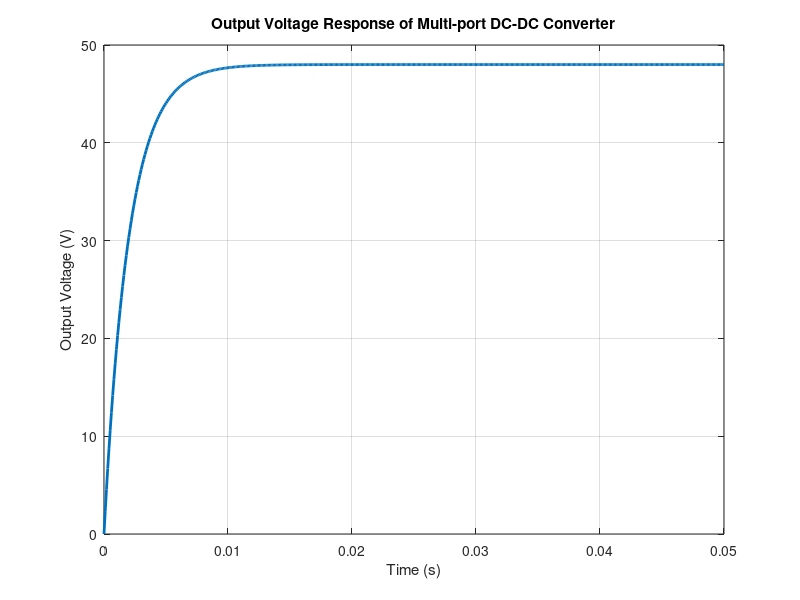

MATLAB code for this plot:
clc;
clear;
close all;

% Multi-port DC-DC Converter Parameters

Vin_solar = 24;      % Solar source voltage
Vin_battery = 12;    % Battery voltage
R_load = 10;         % Load resistance
L = 5e-3;            % Inductance
C = 100e-6;          % Capacitance
fs = 10000;          % Switching frequency

% Output voltage calculation
Duty_cycle = 0.5;

Vout = Vin_solar / (1 - Duty_cycle);

fprintf('Output Voltage of Converter = %.2f V\n', Vout);

% Time response
t = 0:0.0001:0.05;
response = Vout * (1 - exp(-t/0.002));

figure;
plot(t, response,'LineWidth',2);
grid on;

title('Output Voltage Response of Multi-port DC-DC Converter');
xlabel('Time (s)');
ylabel('Output Voltage (V)');
